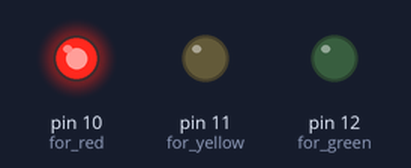
This sketch was run on a simulated Arduino Uno, built with avr-gcc and run on an emulated ATmega328P. Parts: output pins drawn as LEDs (lit = HIGH).

Above: at 10.0 s.
At 22.5 s:
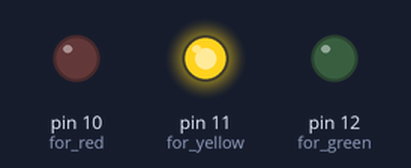
At 40.0 s:
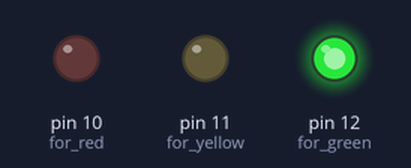
Timing chart, 0 to 71.5 s (numbered marks = the images above):
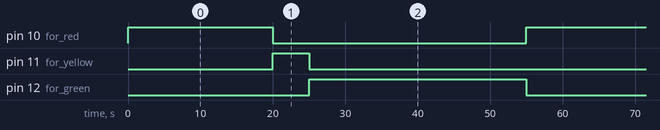

The sketch:

Traffic_light_test.ino
```cpp
//*Created By Agkiya Infotech
//*Automatic Traffic Light

// the setup function runs once when you press reset or power the board
void setup() {
  // initialize digital pin LED_BUILTIN as an output.
  pinMode(10, OUTPUT); // for red
  pinMode(11, OUTPUT); // for yellow
  pinMode(12, OUTPUT); // for green
}

// the loop function runs over and over again forever
void loop() {
  digitalWrite(10, HIGH);   // turn the LED on (HIGH is the voltage level)
  delay(20000);                       // wait for a second
  digitalWrite(10, LOW);    // turn the LED off by making the voltage LOW
  digitalWrite(11, HIGH);
  delay(5000);
  digitalWrite(11, LOW);
  digitalWrite(12, HIGH);
  delay(30000);
  digitalWrite(12, LOW);
}
```

Measured:
- by itself, pin 10 (for_red): alternates HIGH for 20.0 s and LOW for 35.0 s
- by itself, pin 11 (for_yellow): alternates HIGH for 5.0 s and LOW for 50.0 s
- by itself, pin 12 (for_green): alternates HIGH for 30.0 s and LOW for 25.0 s
